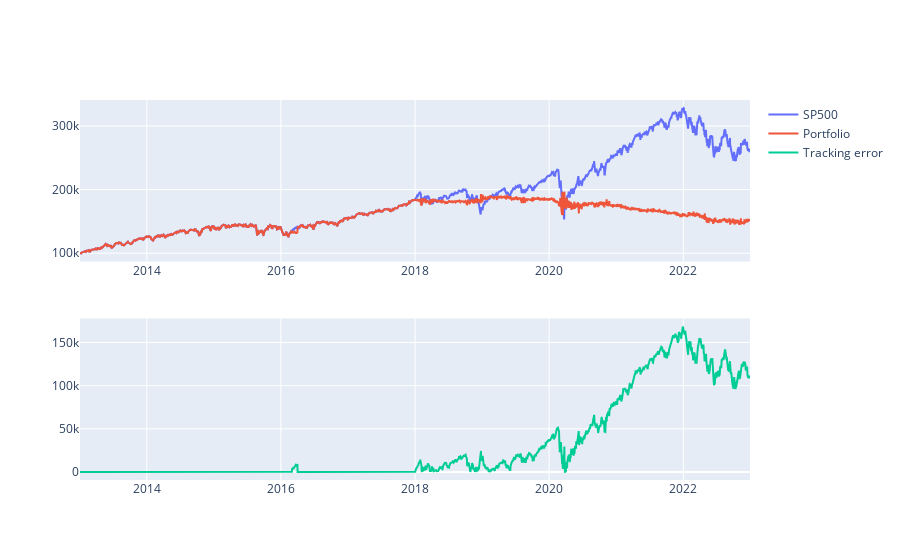

The notebook cell this image was saved under:
### Code cell
import plotly.graph_objects as go
from plotly.subplots import make_subplots
ganpon=100000
fig = make_subplots(rows=2, cols=1)
fig.add_trace(go.Scatter(x=Benchmark.index,
                         y=Benchmark['Close']*ganpon,
                         mode='lines',
                         name='SP500',
                        ), row=1, col=1
              )
fig.add_trace(go.Scatter(x=di.index,
                         y=di['Close']*ganpon,
                         mode='lines',
                         name='Portfolio',
                        ), row=1, col=1
              )
fig.add_trace(go.Scatter(x=Benchmark.index,
                         y=((Benchmark['Close']*ganpon-di['Close']*ganpon)**2)**0.5,
                         mode='lines',
                         name='Tracking error',
                        ), row=2, col=1
              )
fig.show()

### Figure 1 — Plotly figure (JSON) as saved in the notebook; plotly's stock layout.template omitted (floating-point values rounded to 4 significant figures; data arrays with more than 128 entries replaced by an {"elided": "..."} marker saying what was removed)
{"data": [{"mode": "lines", "name": "SP500", "type": "scatter", "x": {"elided": "2518 str values"}, "xaxis": "x", "y": {"elided": "2518 float values"}, "yaxis": "y"}, {"mode": "lines", "name": "Portfolio", "type": "scatter", "x": {"elided": "2518 str values"}, "xaxis": "x", "y": {"elided": "2518 float values"}, "yaxis": "y"}, {"mode": "lines", "name": "Tracking error", "type": "scatter", "x": {"elided": "2518 str values"}, "xaxis": "x2", "y": {"elided": "2518 float values"}, "yaxis": "y2"}], "layout": {"xaxis": {"anchor": "y", "domain": [0, 1]}, "xaxis2": {"anchor": "y2", "domain": [0, 1]}, "yaxis": {"anchor": "x", "domain": [0.575, 1]}, "yaxis2": {"anchor": "x2", "domain": [0, 0.425]}}}
